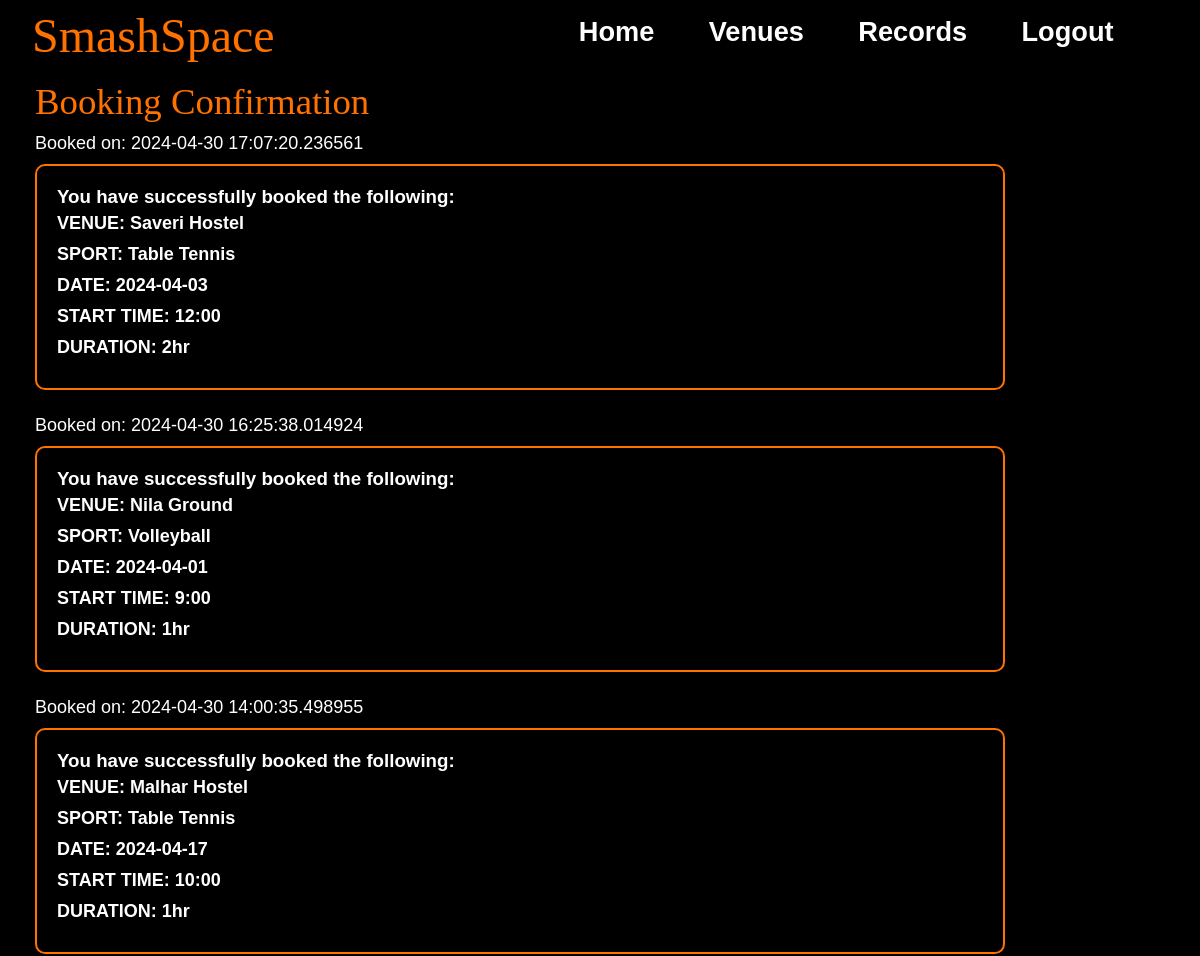
The page /records (signed in, upper part) on the database as committed earlier.
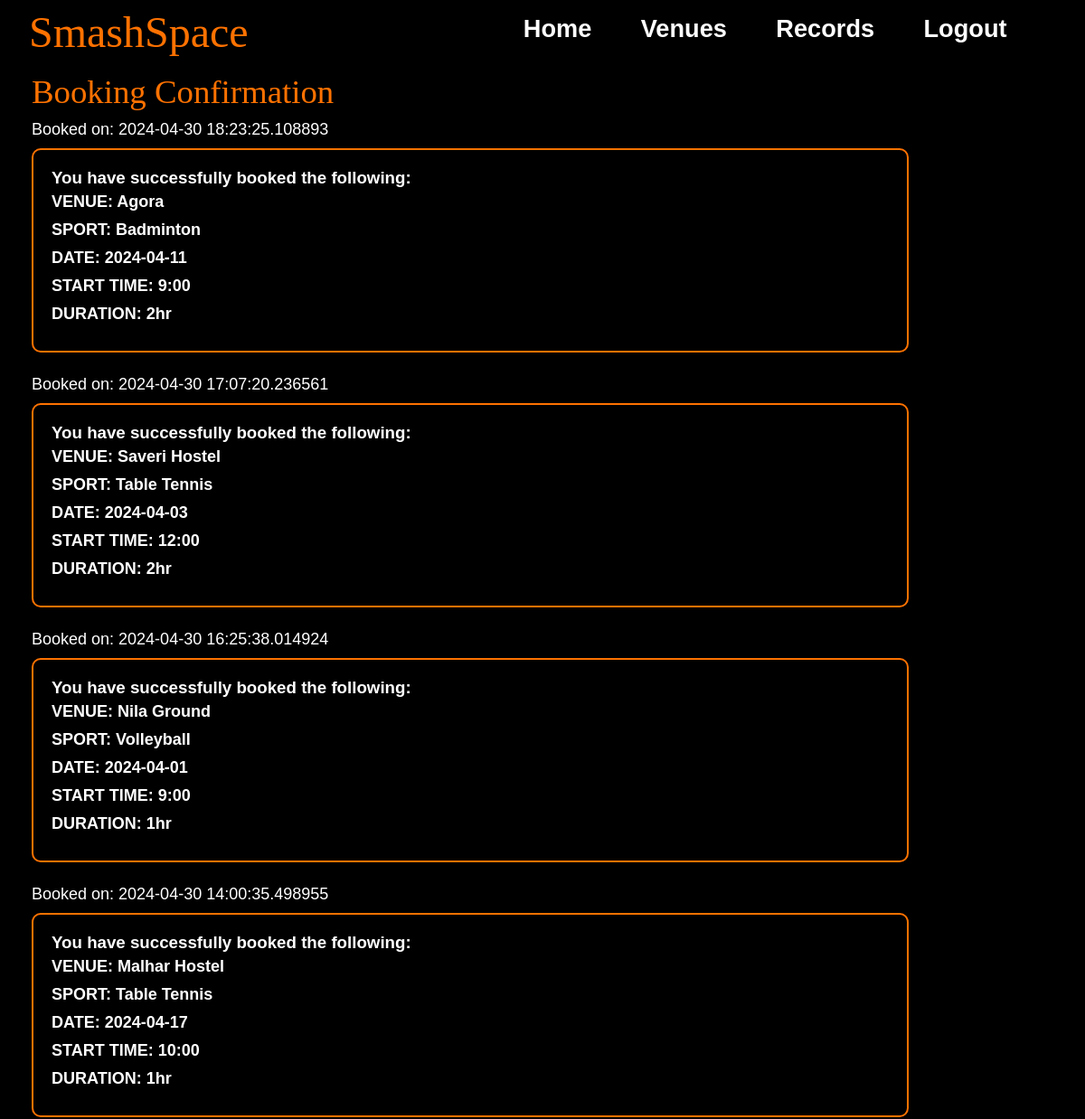
The same page on the database as committed later.
### models.py (models this page shows, shortened)
class BookingLog(db.Model):
    BookingID = db.Column(db.Integer, primary_key=True, autoincrement=True)
    UserID = db.Column(db.Integer, db.ForeignKey('user.UserID'), nullable=False)
    VenueID = db.Column(db.Integer, db.ForeignKey('venue.VenueID'), nullable=False)
    SportID = db.Column(db.Integer, db.ForeignKey('sport.SportID'), nullable=False)
    Slot = db.Column(db.String(10),nullable=False)
    Duration = db.Column(db.String(5),nullable=False)
    Date = db.Column(db.String(20), nullable=False)
    BookingTime = db.Column(db.DateTime, nullable=False, default=lambda: datetime.now(timezone("Asia/Kolkata")))
    User = db.relationship('User', backref='bookings', lazy=True)
    Venue = db.relationship('Venue', backref='bookings', lazy=True)
    Sport = db.relationship('Sport', backref='bookings', lazy=True)
    __table_args__ = (
        UniqueConstraint("UserID",'VenueID', 'SportID', 'Slot', 'Duration', 'Date'),
    )

class Venue(db.Model):
    VenueID = db.Column(db.Integer, primary_key=True, autoincrement = True)
    VenueName = db.Column(db.String(100), nullable=False)
    VenueAddress = db.Column(db.String(500), nullable=False)
    VenueImageURL = db.Column(db.String(200))
    FirstSlot = db.Column(db.Time, nullable = False)
    LastSlot = db.Column(db.Time, nullable = False)
    Sports = db.relationship('Sport', secondary='venue_sport', backref= db.backref('venues', lazy='dynamic'))
    VenueBlog = db.Column(db.String(2000))

class Sport(db.Model):
    SportID = db.Column(db.Integer, primary_key=True, autoincrement=True)
    SportName = db.Column(db.String(100), nullable=False, unique=True)
    SportImageURL= db.Column(db.String(200))

### app.py (the view)
@app.route("/records")
def record():
    logs = BookingLog.query.filter_by(UserID=current_user.get_id()).order_by(desc(BookingLog.BookingTime)).all()
    venues = []
    sports = []
    dates = []
    starts = []
    durations = []
    BookingTimes= []
    for log in logs:
        venue = Venue.query.get(log.VenueID)
        sport = Sport.query.get(log.SportID)
        venues.append(venue)
        sports.append(sport)
        dates.append(log.Date)
        starts.append(log.Slot)
        durations.append(log.Duration)
        BookingTimes.append(log.BookingTime)
    return render_template("Records.html", logs=logs, venues=venues, sports=sports, dates=dates, starts=starts, durations=durations, BookingTimes=BookingTimes)

### app.py (called while the page is built)
@login_manager.user_loader
def load_user(user_id):
    return User.query.get(int(user_id))

### models.py (called while the page is built)
    def get_id(self):
        return str(self.UserID)

### templates/Records.html (shortened to what this page needs)
{% extends 'Base.html' %}
{% block css %}
<link rel="stylesheet" href="/static/css/records.css">
{%endblock%}
{% block content %}
    <p style="color: #ff7200;font-family: fantasy;font-size: 2.3em;margin-bottom: 10px;" >Booking Confirmation</p>
    <ul  id = "UL">
        {% for log in logs %}
            <li id = "time">Booked on: {{ BookingTimes[loop.index0] }}</li>
            <div class = "box">
                    <h3 id = "yhs">You have successfully booked the following:</h3>
              <div id = "data">
                <li>VENUE: {{ venues[loop.index0].VenueName }}</li>
                <li>SPORT: {{ sports[loop.index0].SportName }}</li>
                <li>DATE: {{ dates[loop.index0] }}</li>
                <li>START TIME: {{ starts[loop.index0] }}</li>
                <li>DURATION: {{ durations[loop.index0] }}</li>
              </div>
            </div>
            <br>
        {% endfor %}
    </ul>
{%endblock%}

Rows that differ between the two databases and show on the page:
added BookingLog: BookingTime "2024-04-30 18:23:25.108893", Date "2024-04-11", Slot "9:00", Duration "2hr"
now on this page (row unchanged): Venue: VenueName "Agora"
now on this page (row unchanged): Sport: SportName "Badminton"
